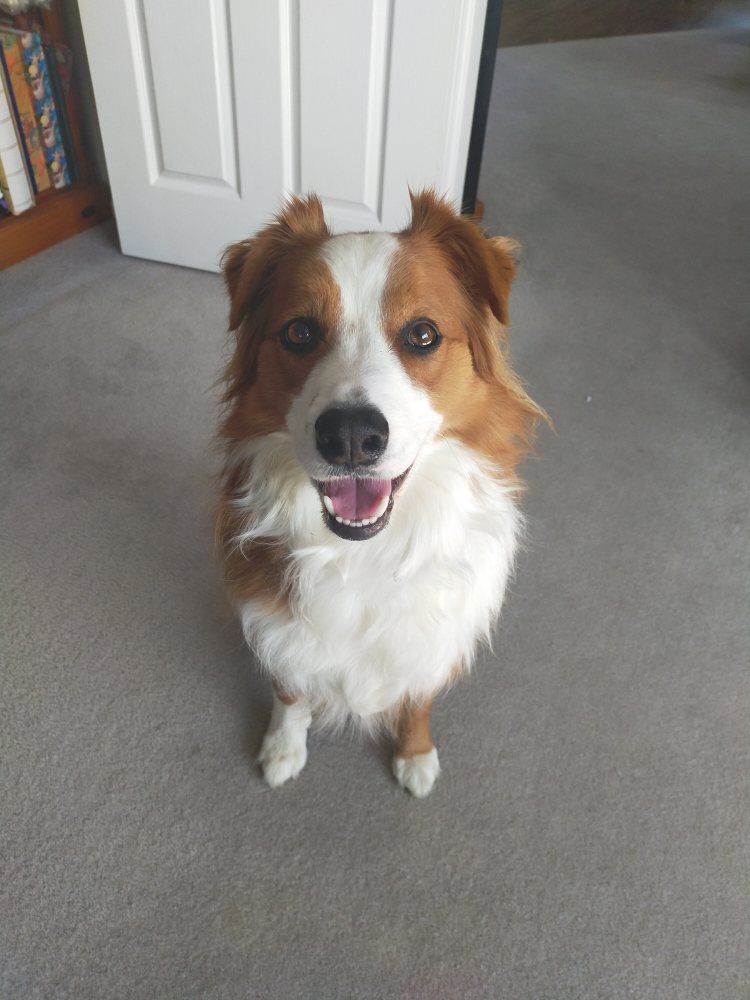
#> input picture test_img_2.jpg, 3000 x 4000 px (shown at 1/4 size)
$ python app.py
#> lines starting #> are read from the running program, lines starting #| are printed output that depends on the picture
from PIL import Image, ImageDraw, ImageFont
import os
import numpy as np

# Define colors and corresponding symbols
colors = [
    [92, 69, 53], [192, 194, 189], [64, 53, 45],
    [123, 123, 118], [187, 144, 101], [55, 44, 41], [123, 90, 101]
]
symbols = ['#', 'O', 'X', '\\', 'S', '*', '%']  # Corresponding symbols

def closest_color(pixel, color_list):
    """Find the closest color to the given pixel."""
    pixel = np.array(pixel)  # Convert pixel to NumPy array
    color_list = np.array(color_list)  # Convert list to NumPy array
    distances = np.linalg.norm(color_list - pixel, axis=1)  # Compute Euclidean distance
    closest_index = np.argmin(distances)  # Get index of closest color
    return closest_index  # Return index of closest color

def convert_image_to_ascii_image(image_path, colors, symbols, out_width, out_height):
    """Convert an image to ASCII and save it as an image with optional gridlines."""
#> called with image_path = 'test_img_2.jpg', out_width = 70, out_height = 93
    if os.path.exists(image_path) and image_path.lower().endswith(('.jpg', '.jpeg', '.png')):
        try:
            img = Image.open(image_path).convert('RGB')  # Convert image to RGB
#> img is the input picture: PIL image 3000x4000 RGB; mean R, G, B 133.4, 129.8, 124.7
            img = img.resize((out_width, out_height))  # Resize for better ASCII output
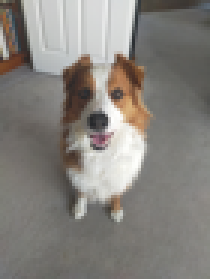
#> img: PIL image 70x93 RGB (shown 3 times larger); mean R, G, B 133.4, 129.8, 124.7
            pixels = img.load()
            font_size = 12  # Font size of ASCII symbols

            ascii_art = []

            count = 0
            for y in range(img.height):
                row = []
                for x in range(img.width):
                    original_pixel = pixels[x, y]  # Get RGB pixel
                    closest_index = closest_color(original_pixel, colors)  # Find closest color index
                    row.append(symbols[closest_index])  # Map to symbol
                    count += 1
                ascii_art.append(row)

            # Create an image from ASCII art
            output_width = img.width * font_size
            output_height = img.height * font_size
            ascii_image = Image.new("RGB", (output_width, output_height), "white")
#> ascii_image: PIL image 840x1116 RGB; every value is 255
            draw = ImageDraw.Draw(ascii_image)
            print(count)
#| 6510

            # Load a monospaced font (use a built-in or custom font)
            try:
                font = ImageFont.truetype("arial.ttf", font_size)  # Windows
            except IOError:
                font = ImageFont.load_default()  # Use default font if arial.ttf is not found

           # Calculate text centering offsets
            char_width, char_height = font.getbbox("X")[2:]   # Get size of a single character
            x_offset = (font_size - char_width) // 2  # Center X
            y_offset = (font_size - char_height) // 2  # Center Y

            # Draw ASCII symbols centered in grid cells
            for y, row in enumerate(ascii_art):
                for x, char in enumerate(row):
                    draw.text((x * font_size + x_offset, y * font_size + y_offset), char, fill="black", font=font)
#> this loop made 93 passes

            # Draw gridlines
            for x in range(0, output_width, font_size):
                draw.line([(x, 0), (x, output_height)], fill="gray", width=1)  # Vertical lines
            for y in range(0, output_height, font_size):
                draw.line([(0, y), (output_width, y)], fill="gray", width=1)  # Horizontal lines

            # Save the ASCII image
            ascii_image.save("ascii_image_with_grid.png")
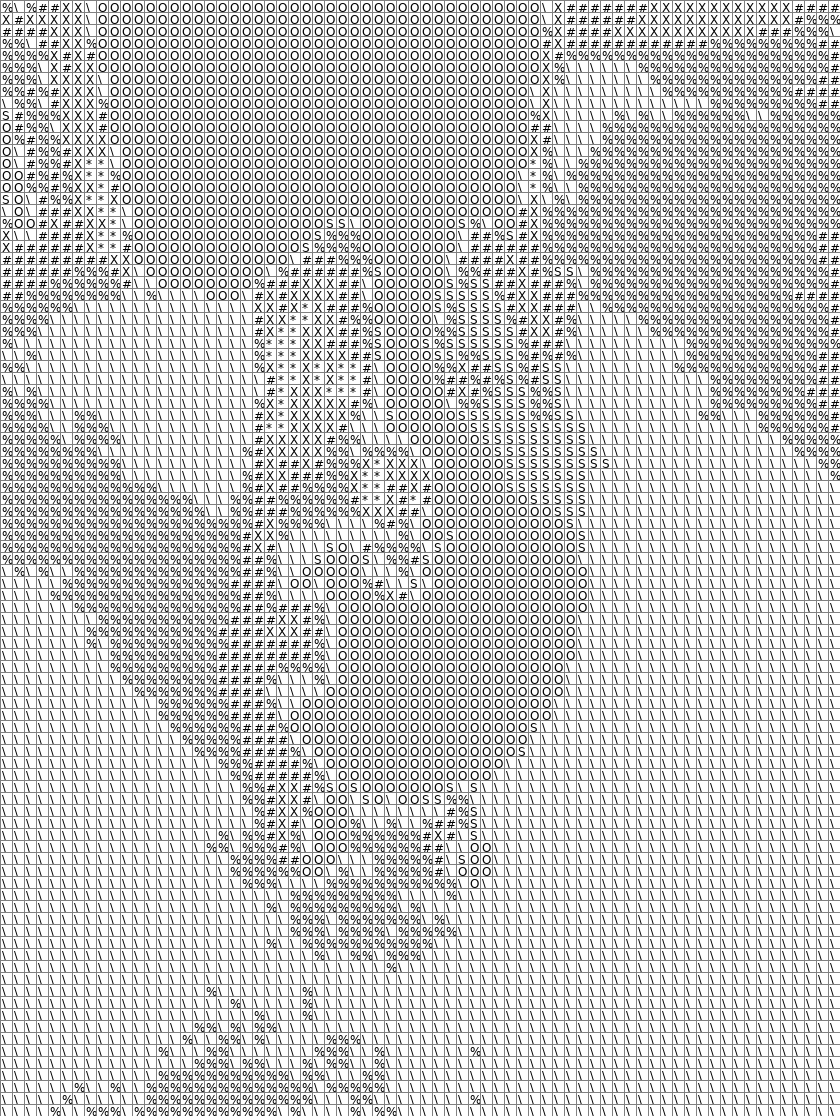
#> saved as ascii_image_with_grid.png: PIL image 840x1116 RGB; min 0, max 255, mean 202
            ascii_image.show()
            print("ASCII image with grid saved as ascii_image_with_grid.png!")

        except Exception as e:
            print(f"Error processing image: {e}")
    else:
        print("Invalid file path or unsupported file format.")

# Example usage
image_path = "test_img_2.jpg"  # Replace with actual image path
out_width = 70
out_height = 93
convert_image_to_ascii_image(image_path, colors, symbols, out_width, out_height)
